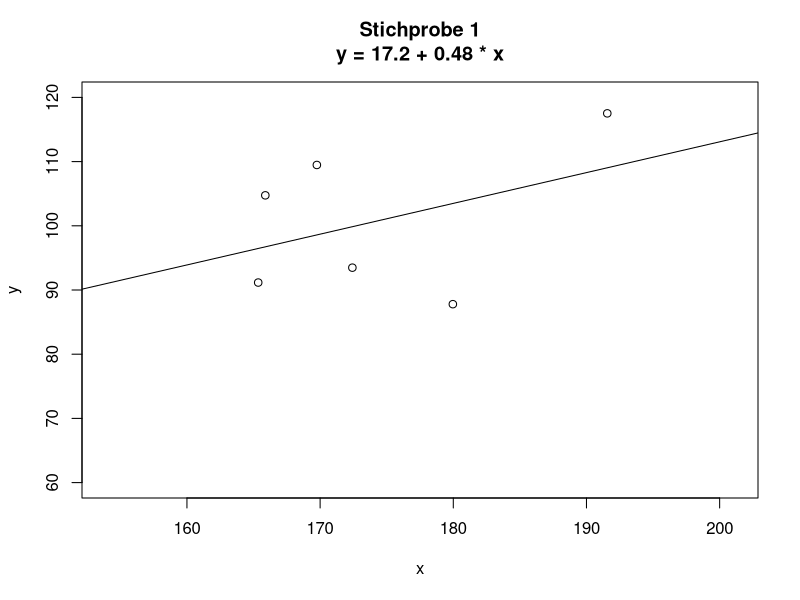
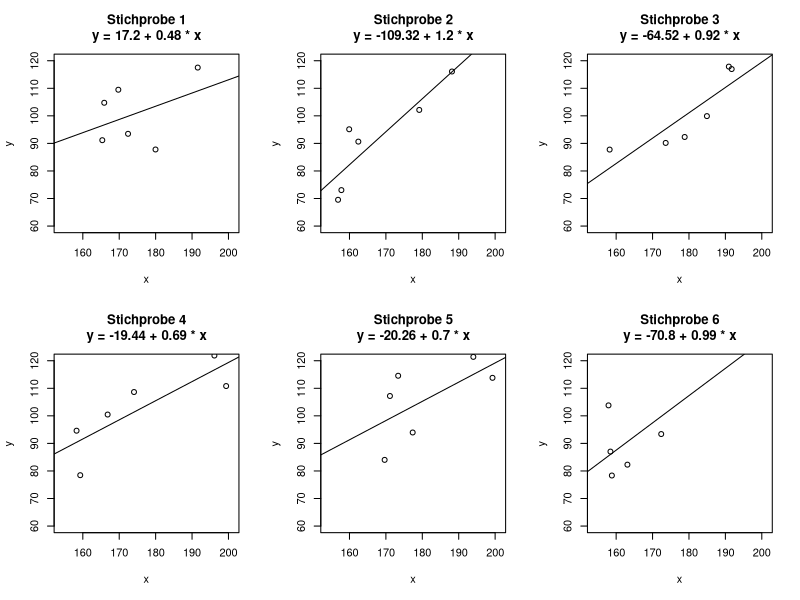

Source code (R) for these figures, in order:
## ---- chunk 1
set.seed(20190727)
x <- runif(6, 155, 200)
y <- 0.9 * x - 60 + rnorm(length(x), sd=10)
mod <- lm(y~x)
plot(x, y, xlim=c(154, 201), ylim=c(60, 120),
     main=paste0("Stichprobe 1\ny = ", round(coef(mod)[1], 2), " + ", round(coef(mod)[2], 2), " * x"))
abline(mod)
## ---- chunk 2
set.seed(20190727)
layout(matrix(1:6, nrow=2, byrow=TRUE))
for(i in 1:6){
    x <- runif(6, 155, 200)
    y <- 0.9 * x - 60 + rnorm(length(x), sd=10)
    mod <- lm(y~x)
    plot(x, y, xlim=c(154, 201), ylim=c(60, 120),
         main=paste0("Stichprobe ", i, "\ny = ", round(coef(mod)[1], 2), " + ", round(coef(mod)[2], 2), " * x"))
    abline(mod)
}
